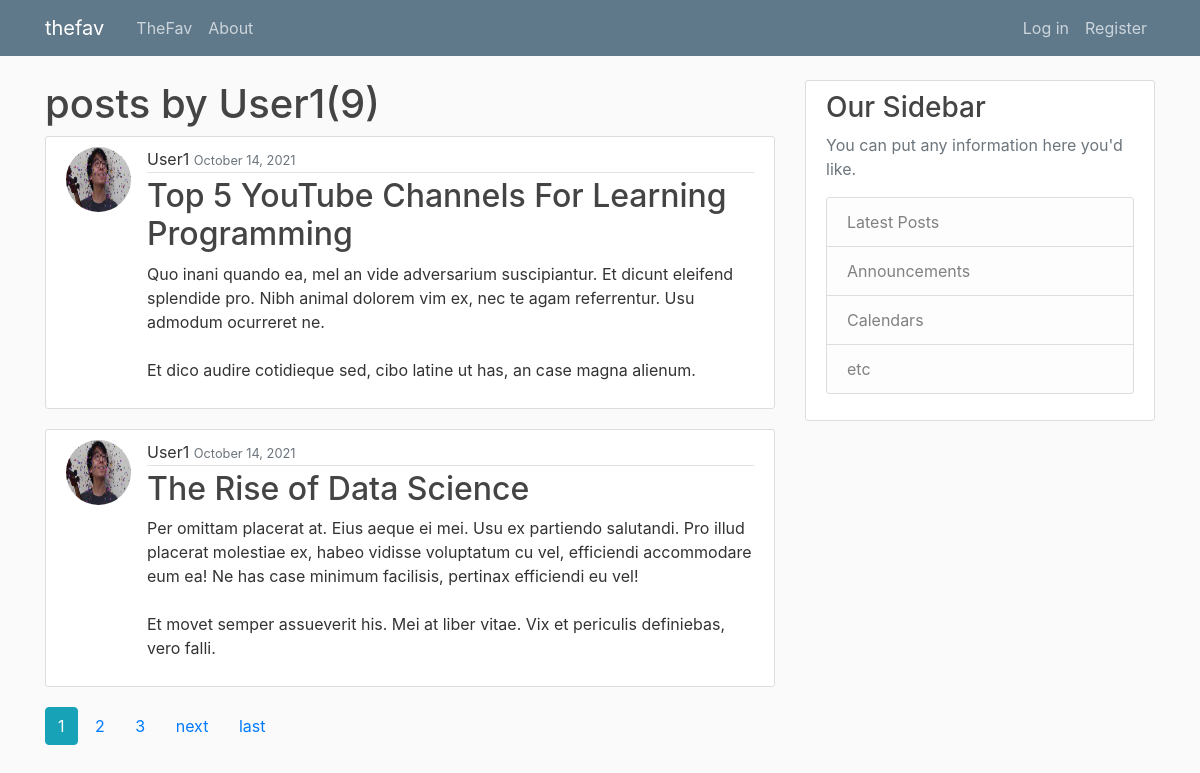
/thefav/user/User1/, run on an earlier commit of the app's database.
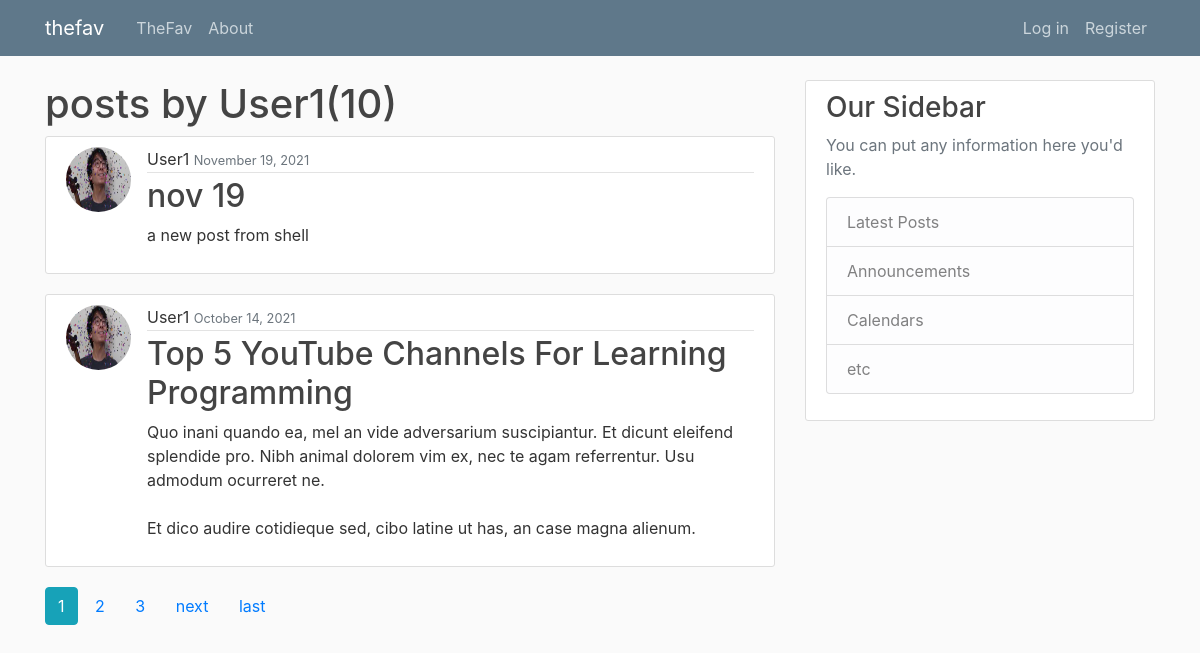
And on a later commit of the database.
### thefav/models.py (models this page shows, shortened)
class Post(models.Model):
    title = models.CharField(max_length=100)
    content = models.TextField()
    date_posted = models.DateTimeField(default=timezone.now)
    author = models.ForeignKey(User, on_delete=models.CASCADE)
    date_posted2 = models.TimeField(default=timezone.now)

### users/models.py (models this page shows, shortened)
class Profile(models.Model):
    user = models.OneToOneField(User, on_delete=models.CASCADE)
    image = models.ImageField(default="default.jpg", upload_to="profile_pics")

### thefav/views.py (the view)
# urls.py: path('user/<str:username>/', UserPostListView.as_view(), name = 'userposts'),
class UserPostListView(ListView):
    model = Post
    template_name = 'thefav/user_posts.html'
    context_object_name = 'posts'
    paginate_by = 2
    def get_queryset(self):
        user = get_object_or_404(User, username = self.kwargs.get('username'))
        return Post.objects.filter(author = user).order_by('-date_posted')

### thefav/templates/thefav/user_posts.html (shortened to what this page needs)
{% extends "thefav/base.html" %}
{% block content%}
<h1>posts by {{ view.kwargs.username }}({{ page_obj.paginator.count }})</h1>
    {% for post in posts %}
     <article class="media content-section">
       <a href="{% url 'profile' %}">
        <img class = "rounded-circle article-img" src = "{{ post.author.profile.image.url }}">
       </a>
        <div class="media-body">
          <div class="article-metadata">
            <text class="mr-2" >{{ post.author }}<text>
            <small class="text-muted">{{ post.date_posted|date:"F d, Y" }}</small>
          </div>
          <h2><a class="article-title" href="{% url 'detail' post.id %}">{{ post.title }}</a></h2>
          <p class="article-content">{{ post.content }}</p>
        </div>
    </article>
    {% endfor %}
{% if is_paginated %}
    {% for num in page_obj.paginator.page_range %}
      {% if page_obj.number == num %}
      <a class="btn btn-info mb-4" href="/thefav/?page={{num}}">{{num}}</a>
      {% elif num > page_obj.number|add:"-3" and num < page_obj.number|add:"3"%}
      <a class="btn btn-outline mb-4" href="/thefav/?page={{num}}">{{num}}</a>
      {% endif %}
    {% endfor %}
    {% if page_obj.has_next %}
    <a class="btn btn-outlin-info mb-4" href="/thefav/?page={{page_obj.next_page_number}}">next</a>
    <a class="btn btn-outlin-info mb-4" href="/thefav/?page={{page_obj.paginator.num_pages}}">last</a>
  {% endif %}
{% endif %}
{% endblock content %}

What changed in the data, as far as the page shows it:
no longer on this page (row unchanged): Post: author.profile.image (placeholder picture), author "User1", date_posted "October 14, 2021", title "The Rise of Data Science", content "Per omittam placerat at. Eius aeque ei mei. Usu ex partiendo salutandi. Pro illud placerat molestiae ex, habeo vidisse voluptatum cu vel, efficiendi accommodare eum ea! Ne has case minimum facilisis, pertinax efficiendi eu vel! Et movet semper assueverit his. Mei at liber vitae. Vix et periculis definiebas, vero falli."
added Post: author.profile.image (placeholder picture), author "User1", date_posted "November 19, 2021", title "nov 19", content "a new post from shell"
Also different on the page:
{{ page_obj.paginator.count }}: "9" → "10"
